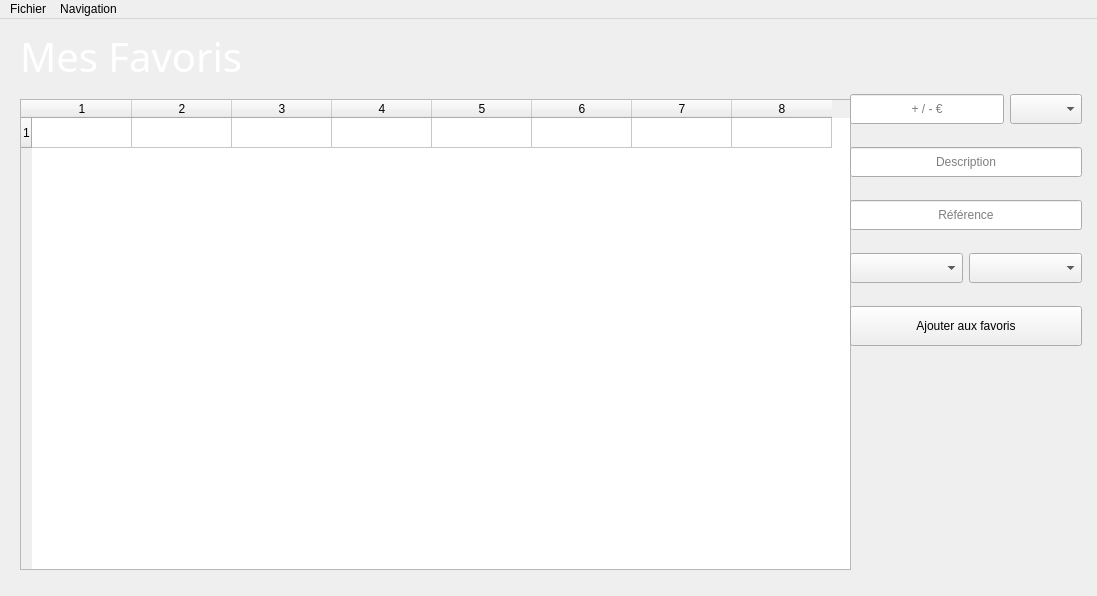
<?xml version="1.0" encoding="UTF-8"?>
<ui version="4.0">
 <class>view_Favoris</class>
 <widget class="QMainWindow" name="view_Favoris">
  <property name="geometry">
   <rect>
    <x>0</x>
    <y>0</y>
    <width>1097</width>
    <height>596</height>
   </rect>
  </property>
  <property name="windowTitle">
   <string>Mes Favoris</string>
  </property>
  <widget class="QWidget" name="centralWidget">
   <widget class="QTableWidget" name="tableWidget">
    <property name="geometry">
     <rect>
      <x>20</x>
      <y>80</y>
      <width>831</width>
      <height>471</height>
     </rect>
    </property>
    <property name="rowCount">
     <number>1</number>
    </property>
    <property name="columnCount">
     <number>8</number>
    </property>
    <row/>
    <column/>
    <column/>
    <column/>
    <column/>
    <column/>
    <column/>
    <column/>
    <column/>
   </widget>
   <widget class="QLabel" name="label_3">
    <property name="geometry">
     <rect>
      <x>20</x>
      <y>10</y>
      <width>241</width>
      <height>50</height>
     </rect>
    </property>
    <property name="font">
     <font>
      <family>Century Gothic</family>
      <pointsize>30</pointsize>
     </font>
    </property>
    <property name="text">
     <string>&lt;html&gt;&lt;head/&gt;&lt;body&gt;&lt;p&gt;&lt;span style=&quot; color:#ffffff;&quot;&gt;Mes Favoris&lt;/span&gt;&lt;/p&gt;&lt;/body&gt;&lt;/html&gt;</string>
    </property>
   </widget>
   <widget class="QWidget" name="layout_add" native="true">
    <property name="geometry">
     <rect>
      <x>850</x>
      <y>58</y>
      <width>232</width>
      <height>290</height>
     </rect>
    </property>
    <property name="maximumSize">
     <size>
      <width>16777215</width>
      <height>16777215</height>
     </size>
    </property>
    <layout class="QVBoxLayout" name="verticalLayout_3">
     <item>
      <layout class="QHBoxLayout" name="horizontalLayout_3">
       <item>
        <widget class="QLineEdit" name="edit_value">
         <property name="minimumSize">
          <size>
           <width>0</width>
           <height>30</height>
          </size>
         </property>
         <property name="text">
          <string/>
         </property>
         <property name="alignment">
          <set>Qt::AlignCenter</set>
         </property>
         <property name="placeholderText">
          <string>+ / - €</string>
         </property>
        </widget>
       </item>
       <item>
        <widget class="QComboBox" name="list_pmt">
         <property name="minimumSize">
          <size>
           <width>0</width>
           <height>30</height>
          </size>
         </property>
        </widget>
       </item>
      </layout>
     </item>
     <item>
      <widget class="QLineEdit" name="edit_desc">
       <property name="minimumSize">
        <size>
         <width>0</width>
         <height>30</height>
        </size>
       </property>
       <property name="text">
        <string/>
       </property>
       <property name="alignment">
        <set>Qt::AlignCenter</set>
       </property>
       <property name="placeholderText">
        <string>Description</string>
       </property>
      </widget>
     </item>
     <item>
      <layout class="QHBoxLayout" name="horizontalLayout">
       <item>
        <widget class="QLineEdit" name="edit_ref">
         <property name="minimumSize">
          <size>
           <width>0</width>
           <height>30</height>
          </size>
         </property>
         <property name="text">
          <string/>
         </property>
         <property name="alignment">
          <set>Qt::AlignCenter</set>
         </property>
         <property name="placeholderText">
          <string>Référence</string>
         </property>
        </widget>
       </item>
      </layout>
     </item>
     <item>
      <layout class="QHBoxLayout" name="horizontalLayout_4">
       <item>
        <widget class="QComboBox" name="list_categories">
         <property name="minimumSize">
          <size>
           <width>0</width>
           <height>30</height>
          </size>
         </property>
        </widget>
       </item>
       <item>
        <widget class="QComboBox" name="list_magasins">
         <property name="minimumSize">
          <size>
           <width>0</width>
           <height>30</height>
          </size>
         </property>
        </widget>
       </item>
      </layout>
     </item>
     <item>
      <widget class="QPushButton" name="btn_add">
       <property name="minimumSize">
        <size>
         <width>0</width>
         <height>40</height>
        </size>
       </property>
       <property name="text">
        <string>Ajouter aux favoris</string>
       </property>
      </widget>
     </item>
    </layout>
   </widget>
  </widget>
  <widget class="QMenuBar" name="menubar">
   <property name="geometry">
    <rect>
     <x>0</x>
     <y>0</y>
     <width>1097</width>
     <height>21</height>
    </rect>
   </property>
   <widget class="QMenu" name="menuAccueil">
    <property name="title">
     <string>Fichier</string>
    </property>
    <addaction name="actionExporter_la_base_de_donnees"/>
    <addaction name="actionPrint"/>
    <addaction name="separator"/>
    <addaction name="actionQuitter"/>
   </widget>
   <widget class="QMenu" name="menuNavigation">
    <property name="title">
     <string>Navigation</string>
    </property>
    <addaction name="actionAccueil"/>
    <addaction name="separator"/>
    <addaction name="actionComptes"/>
    <addaction name="actionMagasins"/>
    <addaction name="actionCategories"/>
   </widget>
   <addaction name="menuAccueil"/>
   <addaction name="menuNavigation"/>
  </widget>
  <action name="actionAccueil">
   <property name="text">
    <string>Accueil</string>
   </property>
  </action>
  <action name="actionCategories">
   <property name="text">
    <string>Catégories</string>
   </property>
  </action>
  <action name="actionMagasins">
   <property name="text">
    <string>Magasins</string>
   </property>
  </action>
  <action name="actionQuitter">
   <property name="text">
    <string>Quitter</string>
   </property>
  </action>
  <action name="actionRecherche">
   <property name="text">
    <string>Recherche</string>
   </property>
  </action>
  <action name="actionExporter_la_base_de_donnees">
   <property name="text">
    <string>Exporter la base de données</string>
   </property>
  </action>
  <action name="actionPrint">
   <property name="text">
    <string>Imprimer</string>
   </property>
  </action>
  <action name="actionFavoris">
   <property name="text">
    <string>Favoris</string>
   </property>
  </action>
  <action name="actionComptes">
   <property name="text">
    <string>Comptes</string>
   </property>
  </action>
 </widget>
 <resources/>
 <connections/>
</ui>
